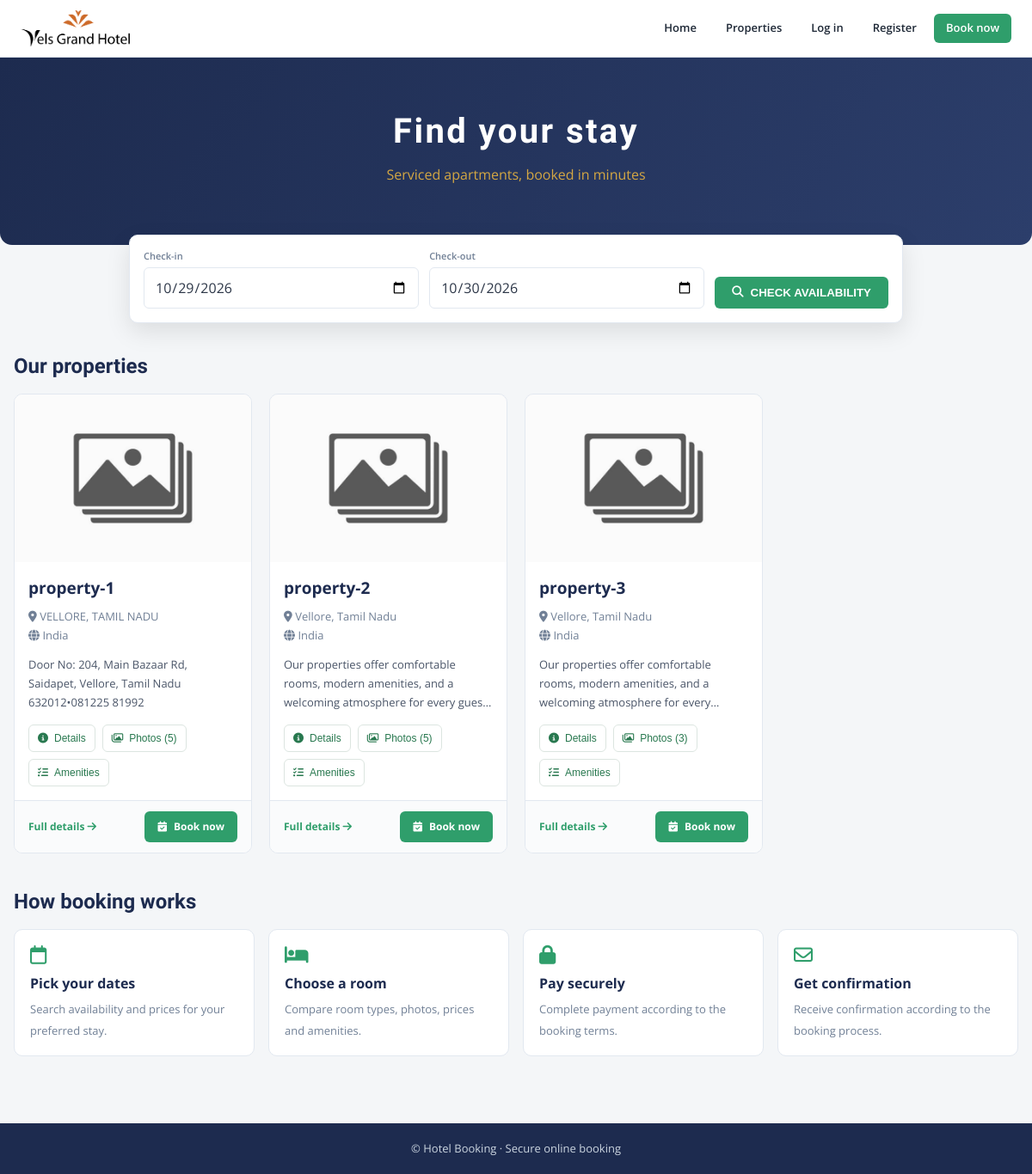
The page / on the database its author committed.
### properties/models.py (models this page shows, shortened)
class Property(TimeStampedModel):
    name = models.CharField(max_length=200)
    slug = models.SlugField(max_length=220, unique=True)
    description = models.TextField(blank=True)
    address_line = models.CharField(max_length=255)
    city = models.CharField(max_length=100, db_index=True)
    state = models.CharField(max_length=100)
    country = models.CharField(max_length=100, default="India")
    phone = models.CharField(max_length=20)
    email = models.EmailField()
    timezone = models.CharField(max_length=64, default="Asia/Kolkata", validators=[validate_timezone])
    check_in_time = models.TimeField(default="14:00")
    check_out_time = models.TimeField(default="11:00")
    free_cancellation_hours = models.PositiveIntegerField(default=24)
    tax_percent = models.DecimalField(
        max_digits=5, decimal_places=2, default=0,
        validators=[MinValueValidator(0), MaxValueValidator(100)],
    )
    amenities = models.ManyToManyField(Amenity, blank=True, related_name="properties")
    is_active = models.BooleanField(default=True, db_index=True)
    class Meta:
        verbose_name_plural = "properties"
        ordering = ["name"]
        constraints = [
            models.CheckConstraint(
                condition=Q(tax_percent__gte=0) & Q(tax_percent__lte=100),
                name="property_tax_percent_0_100",
            ),
        ]

class PropertyImage(TimeStampedModel):
    property = models.ForeignKey(Property, on_delete=models.CASCADE, related_name="images")
    image = models.ImageField(upload_to=property_image_path)
    caption = models.CharField(max_length=200, blank=True)
    sort_order = models.PositiveSmallIntegerField(default=0)
    class Meta:
        ordering = ["sort_order", "id"]

### properties/views.py (the view)
# urls.py: path("", property_views.HomeView.as_view(), name="home"),
class HomeView(TemplateView):
    template_name = "home.html"
    def get_context_data(self, **kwargs):
        ctx = super().get_context_data(**kwargs)
        ctx["featured"] = active_properties()[:6]
        return ctx

### properties/views.py (called while the page is built)
def active_properties():
    return Property.objects.filter(is_active=True).prefetch_related("amenities", "images")

### templates/home.html (shortened to what this page needs)
{% extends "base.html" %}
{% block content %}
<section class="home-hero">
  <h1>Find your stay</h1>
  <p>Serviced apartments, booked in minutes</p>
</section>
<form
  class="home-search"
  method="get"
  action="{% url 'booking_engine' %}"
  id="home-search"
>
  <div class="field">
    <label for="home-in">Check-in</label>
    <input type="date" id="home-in" name="check_in" required>
  </div>
  <div class="field">
    <label for="home-out">Check-out</label>
    <input type="date" id="home-out" name="check_out" required>
  </div>
  <button type="submit">
    <i class="fa-solid fa-magnifying-glass"></i>
    CHECK AVAILABILITY
  </button>
</form>
<h2 class="home-section-title">Our properties</h2>
<div class="home-grid">
  {% for p in featured %}
    <article class="home-card">
      <div class="thumb">
        {% with img=p.images.all.0 %}
          {% if img and img.image %}
            <img
              src="{{ img.image.url }}"
              alt="{{ p.name }}"
              loading="lazy"
            >
          {% else %}
            <i
              class="fa-regular fa-building no-image"
              aria-hidden="true"
            ></i>
          {% endif %}
        {% endwith %}
      </div>
      <div class="body">
        <h3>
          <a href="{% url 'property_detail' p.slug %}">
            {{ p.name }}
          </a>
        </h3>
        <div class="where">
          <div>
            <i class="fa-solid fa-location-dot"></i>
            {{ p.city }}, {{ p.state }}
          </div>
          <div>
            <i class="fa-solid fa-globe"></i>
            {{ p.country }}
          </div>
        </div>
        {% if p.description %}
          <p class="short-description">
            {{ p.description|truncatewords:22 }}
          </p>
        {% endif %}
        <div class="card-icons">
          <button
            type="button"
            class="detail-icon-btn"
            data-open-modal="property-modal-{{ p.pk }}"
            data-open-tab="overview"
          >
            <i class="fa-solid fa-circle-info"></i>
            Details
          </button>
          <button
            type="button"
            class="detail-icon-btn"
            data-open-modal="property-modal-{{ p.pk }}"
            data-open-tab="photos"
          >
            <i class="fa-regular fa-images"></i>
            Photos ({{ p.images.count }})
          </button>
          <button
            type="button"
            class="detail-icon-btn"
            data-open-modal="property-modal-{{ p.pk }}"
            data-open-tab="amenities"
          >
            <i class="fa-solid fa-list-check"></i>
            Amenities
          </button>
        </div>
      </div>
      <div class="actions">
        <a
          class="details-link"
          href="{% url 'property_detail' p.slug %}"
        >
          Full details
          <i class="fa-solid fa-arrow-right"></i>
        </a>
        <a
          class="home-book-btn"
          href="{% url 'booking_engine' %}?property={{ p.slug|urlencode }}"
        >
          <i class="fa-solid fa-calendar-check"></i>
          Book now
        </a>
      </div>
    </article>
  {% empty %}
    <p class="empty">
      No properties are available yet.
    </p>
  {% endfor %}
</div>
<h2 class="home-section-title">How booking works</h2>
<div class="home-steps">
  <div class="home-step">
    <i class="fa-regular fa-calendar"></i>
    <strong>Pick your dates</strong>
    <span>
      Search availability and prices for your preferred stay.
    </span>
  </div>
  <div class="home-step">
    <i class="fa-solid fa-bed"></i>
    <strong>Choose a room</strong>
    <span>
      Compare room types, photos, prices and amenities.
    </span>
  </div>
  <div class="home-step">
    <i class="fa-solid fa-lock"></i>
    <strong>Pay securely</strong>
    <span>
      Complete payment according to the booking terms.
    </span>
  </div>
  <div class="home-step">
    <i class="fa-regular fa-envelope"></i>
    <strong>Get confirmation</strong>
    <span>
      Receive confirmation according to the booking process.
    </span>
  </div>
</div>
{% endblock %}

### templates/base.html (shortened to what this page needs)
{% load static %}
<!doctype html>
<html lang="en">
<head>
  <link rel="stylesheet" href="https://cdnjs.cloudflare.com/ajax/libs/font-awesome/6.4.0/css/all.min.css">
  <link rel="stylesheet" href="{% static 'css/site.css' %}">
</head>
<body>
  <header class="site-header">
    <a class="brand" href="{% url 'home' %}">
      <img src="{% static 'img/logo.webp' %}" alt="" onerror="this.style.display='none'">
    </a>
    <nav>
      <a href="{% url 'home' %}">Home</a>
      <a href="{% url 'property_list' %}">Properties</a>
      {% if user.is_authenticated %}
        <a href="{% url 'account' %}">My bookings</a>
        {% if is_staff_member %}<a href="{% url 'staff_dashboard' %}">Staff</a>{% endif %}
        <form method="post" action="{% url 'logout' %}" class="inline">{% csrf_token %}<button type="submit" class="linklike">Log out</button></form>
      {% else %}
        <a href="{% url 'login' %}">Log in</a>
        <a href="{% url 'register' %}">Register</a>
      {% endif %}
      <a href="{% url 'booking_engine' %}" class="cta">Book now</a>
    </nav>
  </header>
  <main class="container">
    {% block content %}{% endblock %}
  </main>
  <footer class="site-footer">&copy; Hotel Booking &middot; Secure online booking</footer>
</body>
</html>

### static/css/site.css (style rules this page uses)
:root { --brand:#0b5ed7; --text:#1f2937; --muted:#6b7280; --bg:#f8fafc; }
* { box-sizing:border-box; }
body { margin:0; font-family:system-ui,sans-serif; color:var(--text); background:var(--bg); line-height:1.5; }
a { color:var(--brand); }
.container { max-width:1100px; margin:0 auto; padding:1rem; }
.site-header { display:flex; justify-content:space-between; align-items:center; padding:.75rem 1rem; background:#fff; border-bottom:1px solid #e5e7eb; }
.brand { font-weight:700; text-decoration:none; font-size:1.2rem; }
.site-footer { text-align:center; color:var(--muted); padding:2rem 1rem; }
.site-header nav { display:flex; gap:1rem; align-items:center; }

### templates/base.html (style rules this page uses)
:root { --ink:#1f2937;--muted:#718096;--line:#e2e8f0;--bg:#f4f6f8;--green:#2f9e6b;--green-d:#25805a;--gold:#d4a743;--navy:#1d2b4f }
body { font-family:'Open Sans',Arial,sans-serif;background:var(--bg);color:var(--ink);line-height:1.5 }
.site-header { background:#fff;border-bottom:1px solid var(--line);display:flex;align-items:center;justify-content:space-between;gap:16px;padding:12px 24px;flex-wrap:wrap }
.site-header .brand { display:flex;align-items:center;gap:10px;font-family:'Open Sans Condensed','Open Sans',sans-serif;font-size:24px;letter-spacing:.05em;color:var(--navy);text-decoration:none }
.site-header .brand img { height:42px;width:auto;display:block }
.site-header nav { display:flex;align-items:center;gap:6px;flex-wrap:wrap }
.site-header nav a { padding:7px 14px;border-radius:6px;text-decoration:none;color:var(--ink);font-size:13px;font-weight:600 }
.site-header nav a.cta { background:var(--green);color:#fff }
.container { max-width:1200px;margin:0 auto;padding:24px 16px }
.site-footer { background:var(--navy);color:#cbd5e0;text-align:center;padding:20px 16px;font-size:13px;margin-top:30px }

### rows shown on the page
Property: images.all.0.image (picture), name "property-1", city "VELLORE", state "TAMIL NADU", country "India", description "Door No: 204, Main Bazaar Rd, Saidapet, Vellore, Tamil Nadu 632012•081225 81992", images.count "5"
Property: images.all.0.image (picture), name "property-2", city "Vellore", state "Tamil Nadu", country "India", description "Our properties offer comfortable rooms, modern amenities, and a welcoming atmosphere for every…", images.count "5"
Property: images.all.0.image (picture), name "property-3", city "Vellore", state "Tamil Nadu", country "India", description "Our properties offer comfortable rooms, modern amenities, and a welcoming atmosphere for…", images.count "3"
